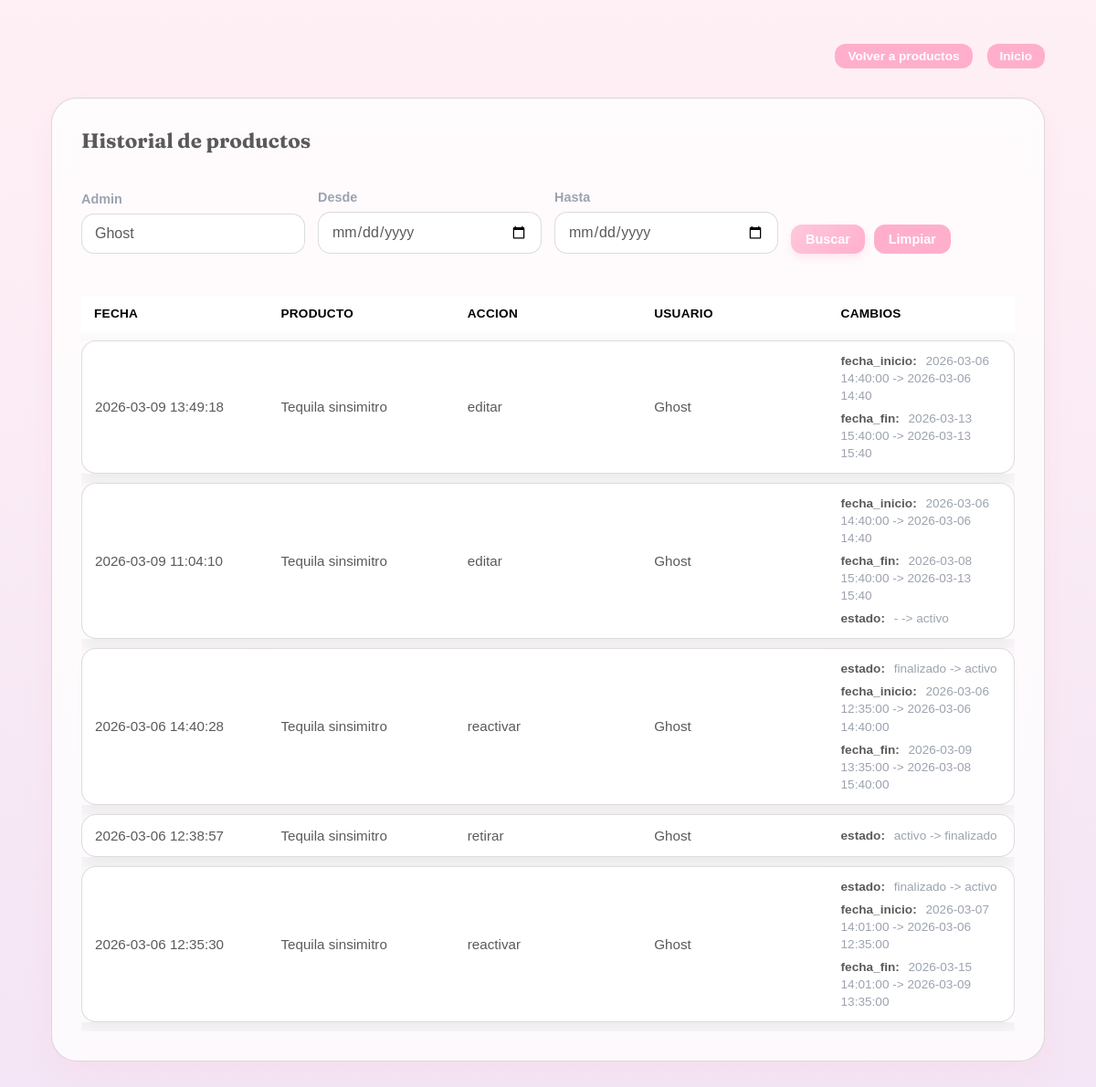
Screenshot of /php/historial_productos.php?admin=Ghost (signed in) with the database file from the repository.
### tables this page shows
CREATE TABLE `historial_productos` (
  `id` int(11) NOT NULL,
  `producto_id` int(11) NOT NULL,
  `producto_nombre` varchar(255) DEFAULT NULL,
  `accion` varchar(30) NOT NULL,
  `usuario_id` int(11) DEFAULT NULL,
  `usuario_nombre` varchar(100) DEFAULT NULL,
  `cambios` longtext DEFAULT NULL,
  `ip` varchar(45) DEFAULT NULL,
  `created_at` timestamp NOT NULL DEFAULT current_timestamp()
);

### php/historial_productos.php (the view, shortened to what this page needs)
<?php
require_once __DIR__ . "/../config/db.php";
$historial = [];
$filtroAdmin = trim($_GET["admin"] ?? "");
$filtroDesde = trim($_GET["desde"] ?? "");
$filtroHasta = trim($_GET["hasta"] ?? "");
$conditions = [];
$params = [];
$types = "";
if ($filtroAdmin !== "") {
    $conditions[] = "usuario_nombre LIKE ?";
    $params[] = "%" . $filtroAdmin . "%";
    $types .= "s";
}
$sql = "SELECT id, producto_id, producto_nombre, accion, usuario_id, usuario_nombre, cambios, created_at FROM historial_productos";
if (!empty($conditions)) {
    $sql .= " WHERE " . implode(" AND ", $conditions);
}
$sql .= " ORDER BY created_at DESC LIMIT 200";
$stmt = $mysqli->prepare($sql);
if ($stmt) {
    if (!empty($params)) {
        $stmt->bind_param($types, ...$params);
    }
    $stmt->execute();
    $result = $stmt->get_result();
    if ($result) {
        while ($row = $result->fetch_assoc()) {
            $historial[] = $row;
        }
    }
}
function display_value($value)
{
    if ($value === null || $value === "") {
        return "-";
    }
    return (string) $value;
}
?>
<!DOCTYPE html>
<html lang="es">
<head>
    <link href="../css/style.css" rel="stylesheet" />
    <link href="../css/dashboard.css" rel="stylesheet" />
</head>
<body class="auth-page products-page">
    <main class="auth admin-layout">
        <div class="panel-actions">
            <a class="btn btn-compact ghost" href="productos.php">Volver a productos</a>
            <a class="btn btn-compact ghost" href="dashboard.php">Inicio</a>
        </div>
        <section class="auth-card admin-products">
            <div class="section-header">
                <h2 class="section-title">Historial de productos</h2>
            </div>
            <form class="history-filters" method="get">
                <label class="field">
                    <span>Admin</span>
                    <input name="admin" type="text" placeholder="Nombre del admin" value="<?php echo htmlspecialchars($filtroAdmin); ?>" />
                </label>
                <label class="field">
                    <span>Desde</span>
                    <input name="desde" type="date" value="<?php echo htmlspecialchars($filtroDesde); ?>" />
                </label>
                <label class="field">
                    <span>Hasta</span>
                    <input name="hasta" type="date" value="<?php echo htmlspecialchars($filtroHasta); ?>" />
                </label>
                <div class="history-actions">
                    <button class="btn btn-compact" type="submit">Buscar</button>
                    <a class="btn btn-compact ghost" href="historial_productos.php">Limpiar</a>
                </div>
            </form>
            <div class="table-wrap">
                <table class="admin-table">
                    <thead>
                        <tr>
                            <th>Fecha</th>
                            <th>Producto</th>
                            <th>Accion</th>
                            <th>Usuario</th>
                            <th>Cambios</th>
                        </tr>
                    </thead>
                    <tbody>
                        <?php if (count($historial) === 0) { ?>
                            <tr>
                                <td colspan="5">Sin registros.</td>
                            </tr>
                        <?php } else { ?>
                            <?php foreach ($historial as $row) { ?>
                                <?php
                                    $cambios = $row["cambios"] ? json_decode($row["cambios"], true) : null;
                                    $changeList = $cambios["changes"] ?? [];
                                ?>
                                <tr>
                                    <td><?php echo htmlspecialchars($row["created_at"] ?? ""); ?></td>
                                    <td><?php echo htmlspecialchars($row["producto_nombre"] ?? "#" . (int) $row["producto_id"]); ?></td>
                                    <td><?php echo htmlspecialchars($row["accion"] ?? ""); ?></td>
                                    <td><?php echo htmlspecialchars($row["usuario_nombre"] ?? ""); ?></td>
                                    <td>
                                        <?php if (empty($changeList)) { ?>
                                            <span class="field-hint">-</span>
                                        <?php } else { ?>
                                            <div class="history-changes">
                                                <?php foreach ($changeList as $field => $pair) { ?>
                                                    <?php
                                                        $before = $pair["before"] ?? null;
                                                        $after = $pair["after"] ?? null;
                                                    ?>
                                                    <div>
                                                        <strong><?php echo htmlspecialchars($field); ?>:</strong>
                                                        <?php echo htmlspecialchars(display_value($before)); ?> -> <?php echo htmlspecialchars(display_value($after)); ?>
                                                    </div>
                                                <?php } ?>
                                            </div>
                                        <?php } ?>
                                    </td>
                                </tr>
                            <?php } ?>
                        <?php } ?>
                    </tbody>
                </table>
            </div>
        </section>
    </main>
</body>
</html>

### css/style.css (style rules this page uses)
:root { --bg: #f4efe5; --bg-soft: #fdf7ef; --ink: #2a2722; --muted: #6b655c; --accent: #7a946d; --accent-2: #cbb992; --line: rgba(42, 39, 34, 0.16); --shadow: 0 24px 60px rgba(41, 35, 26, 0.16); --pastel-pink: #ffc8dd; --pastel-pink-dark: #ffafcc; --pastel-blue: #a2d2ff; --pastel-blue-dark: #8ecae6; --pastel-purple: #cdb4db; }
* { box-sizing: border-box; margin: 0; padding: 0; }
body { font-family: "Space Grotesk", system-ui, -apple-system, "Segoe UI", sans-serif; background: #ffffff; color: var(--ink); min-height: 100vh; }
.auth-page { display: block; }
button, input, select, textarea { font-family: inherit; }
a { color: inherit; text-decoration: none; }
.auth { min-height: 100vh; display: grid; grid-template-columns: repeat(auto-fit, minmax(300px, 1fr)); gap: 32px; padding: 48px 20px; align-items: center; max-width: 1280px; margin: 0 auto; }
.admin-layout { grid-template-columns: minmax(280px, 0.8fr) minmax(360px, 1fr) minmax(320px, 0.9fr); align-items: start; max-width: 100%; width: 100%; padding-left: 56px; padding-right: 56px; }
.products-page .admin-layout { grid-template-columns: minmax(420px, 1fr) minmax(360px, 0.8fr); align-items: start; gap: 32px; }
.products-page .admin-products { grid-column: 1 / -1; }
.panel-actions { grid-column: 1 / -1; display: flex; justify-content: flex-end; gap: 16px; flex-wrap: wrap; }
.panel-actions .btn.btn-compact { padding: 6px 14px; font-size: 0.85rem; }
.auth-card { background: rgba(255, 255, 255, 0.78); border: 1px solid var(--line); border-radius: 28px; padding: 32px; box-shadow: var(--shadow); display: grid; gap: 18px; backdrop-filter: blur(12px); }
.field { display: grid; gap: 8px; font-weight: 600; }
.field span { font-size: 0.9rem; color: var(--muted); }
.field input { border-radius: 14px; border: 1px solid var(--line); padding: 12px 14px; background: white; font-family: inherit; font-size: 1rem; color: var(--ink); width: 100%; }
.btn { border-radius: 12px; padding: 12px 20px; border: none; background: linear-gradient(135deg, var(--pastel-pink), var(--pastel-pink-dark)); color: #ffffff; font-weight: 600; cursor: pointer; transition: all 0.3s ease; width: 100%; box-shadow: 0 4px 10px rgba(255, 175, 204, 0.3); }
.btn.btn-compact { padding: 8px 16px; font-size: 0.9rem; width: auto; }
.admin-products .table-wrap { max-height: 68vh; overflow-y: auto; }
.section-title { font-family: "Fraunces", serif; font-size: 1.4rem; }
.section-header { display: flex; flex-wrap: wrap; align-items: center; justify-content: space-between; gap: 12px; margin-bottom: 12px; }
.table-wrap { overflow-x: auto; }
.admin-table { width: 100%; border-collapse: separate; border-spacing: 0 10px; font-size: 0.95rem; table-layout: fixed; min-width: 980px; }
.admin-table th, .admin-table td { text-align: left; padding: 12px 14px; border-bottom: none; vertical-align: middle; }
.admin-table td { white-space: normal; line-height: 1.4; }
.admin-table thead th { color: #000000; font-weight: 700; font-size: 0.85rem; letter-spacing: 0.02em; text-transform: uppercase; position: sticky; top: 0; background: #ffffff; z-index: 1; }
.admin-table tbody tr { box-shadow: 0 8px 18px rgba(28, 28, 28, 0.08); }
.admin-table tbody td { background: #ffffff; border-top: 1px solid var(--line); border-bottom: 1px solid var(--line); }
.admin-table tbody td:first-child { border-left: 1px solid var(--line); border-top-left-radius: 16px; border-bottom-left-radius: 16px; }
.admin-table tbody td:last-child { border-right: 1px solid var(--line); border-top-right-radius: 16px; border-bottom-right-radius: 16px; }
.history-changes { display: grid; gap: 6px; font-size: 0.85rem; color: var(--muted); }
.history-changes strong { color: var(--ink); font-weight: 600; margin-right: 6px; }
.history-filters { display: grid; grid-template-columns: repeat(auto-fit, minmax(200px, 1fr)); gap: 14px; margin: 10px 0 18px; align-items: end; }
.history-actions { display: flex; gap: 10px; flex-wrap: wrap; }

### rows the page displays
historial_productos: created_at "2026-03-09 13:49:18", producto_nombre "Tequila sinsimitro", accion "editar", usuario_nombre "Ghost", field "fecha_inicio", before "2026-03-06 14:40:00", after "2026-03-06 14:40", field "fecha_fin", before "2026-03-13 15:40:00", after "2026-03-13 15:40"
historial_productos: created_at "2026-03-09 11:04:10", producto_nombre "Tequila sinsimitro", accion "editar", usuario_nombre "Ghost", field "fecha_inicio", before "2026-03-06 14:40:00", after "2026-03-06 14:40", field "fecha_fin", before "2026-03-08 15:40:00", after "2026-03-13 15:40", field "estado", before "-", after "activo"
historial_productos: created_at "2026-03-06 14:40:28", producto_nombre "Tequila sinsimitro", accion "reactivar", usuario_nombre "Ghost", field "estado", before "finalizado", after "activo", field "fecha_inicio", before "2026-03-06 12:35:00", after "2026-03-06 14:40:00", field "fecha_fin", before "2026-03-09 13:35:00", after "2026-03-08 15:40:00"
historial_productos: created_at "2026-03-06 12:38:57", producto_nombre "Tequila sinsimitro", accion "retirar", usuario_nombre "Ghost", field "estado", before "activo", after "finalizado"
historial_productos: created_at "2026-03-06 12:35:30", producto_nombre "Tequila sinsimitro", accion "reactivar", usuario_nombre "Ghost", field "estado", before "finalizado", after "activo", field "fecha_inicio", before "2026-03-07 14:01:00", after "2026-03-06 12:35:00", field "fecha_fin", before "2026-03-15 14:01:00", after "2026-03-09 13:35:00"
